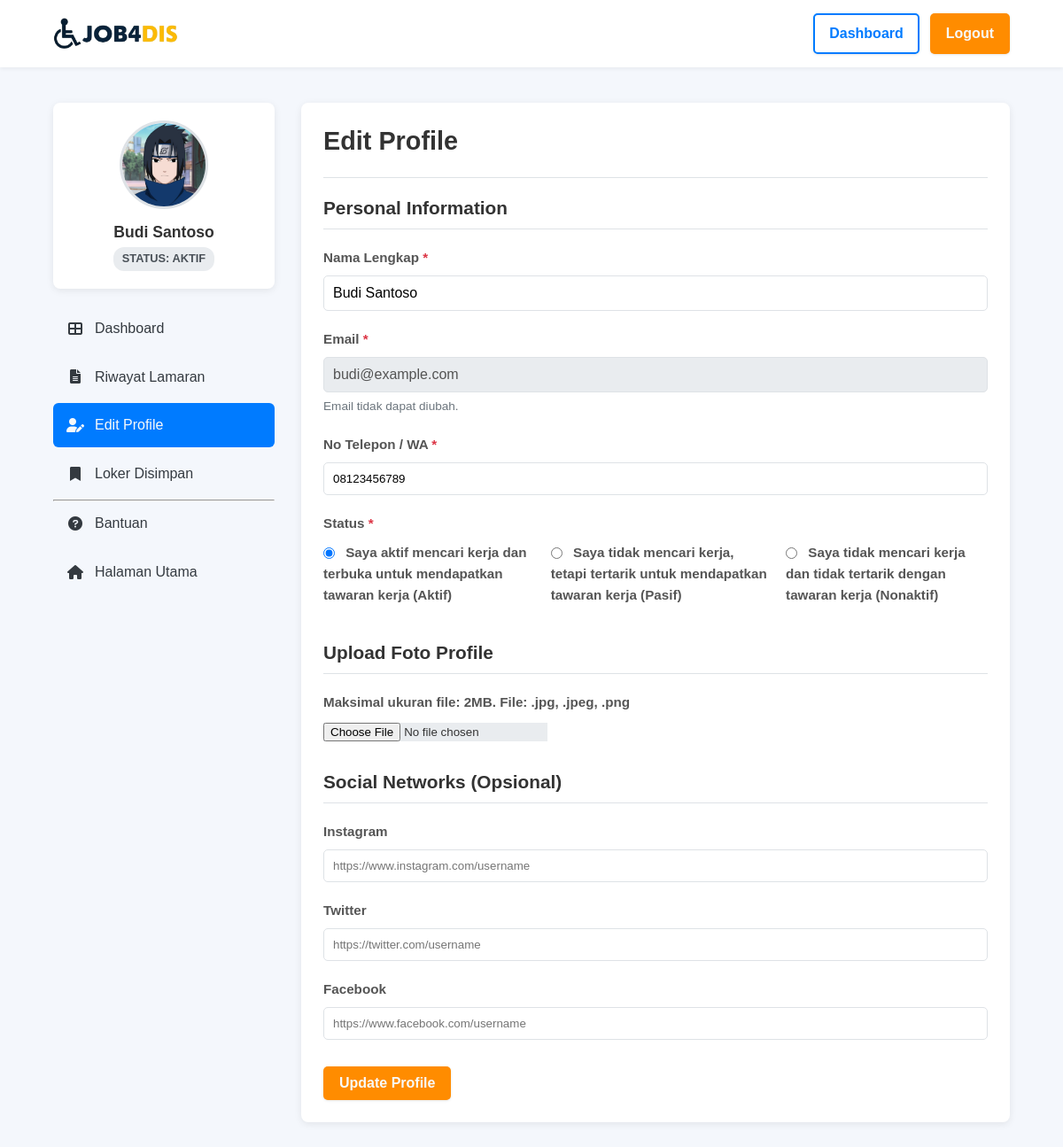
Screenshot of /edit_profile.php (signed in) with the database file from the repository.
### tables this page shows
CREATE TABLE IF NOT EXISTS `users` (
    `id` INT AUTO_INCREMENT PRIMARY KEY,
    `nama_lengkap` VARCHAR(255) NOT NULL,
    `jenis_kelamin` VARCHAR(20) NULL,
    `username` VARCHAR(100) NOT NULL UNIQUE,
    `email` VARCHAR(150) NOT NULL UNIQUE,
    `password_hash` VARCHAR(255) NOT NULL,
    `jenis_disabilitas` VARCHAR(100) NULL,
    `role` ENUM('seeker', 'company', 'admin') NOT NULL DEFAULT 'seeker',
    `phone_number` VARCHAR(50) NULL,
    `status` VARCHAR(50) DEFAULT 'aktif',
    `profile_picture_path` VARCHAR(255) NULL,
    `instagram_url` VARCHAR(255) NULL,
    `twitter_url` VARCHAR(255) NULL,
    `facebook_url` VARCHAR(255) NULL,
    `created_at` TIMESTAMP DEFAULT CURRENT_TIMESTAMP
);

### edit_profile.php (the view, shortened to what this page needs)
<?php
require_once 'db_connect.php';
$user_id = $_SESSION['user_id'];
$sql = "SELECT nama_lengkap, email, phone_number, status, profile_picture_path, instagram_url, twitter_url, facebook_url FROM users WHERE id = ?";
$stmt = mysqli_prepare($conn, $sql);
mysqli_stmt_bind_param($stmt, "i", $user_id);
mysqli_stmt_execute($stmt);
$result = mysqli_stmt_get_result($stmt);
$user_data = mysqli_fetch_assoc($result);
?>
<!DOCTYPE html>
<html lang="id">
<head>
    <link rel="stylesheet" href="css/style.css">
    <link rel="stylesheet" href="css/dashboard_style.css">
    <link rel="stylesheet" href="https://cdnjs.cloudflare.com/ajax/libs/font-awesome/6.0.0-beta3/css/all.min.css">
</head>
<body>
    <header class="dashboard-page-header">
        <div class="container header-content">
            <div class="logo">
                <a href="home_user.php"><img src="images/logo.png" alt="JOB4DIS Logo"></a>
            </div>
            <div class="header-actions">
                <a href="dashboard.php" class="btn btn-primary-outline">Dashboard</a>
                <a href="logout.php" class="btn btn-secondary">Logout</a>
            </div>
        </div>
    </header>
    <main class="dashboard-layout">
        <div class="container">
            <?php include 'dashboard_sidebar.php'; ?>
            <div class="dashboard-content">
                <h2>Edit Profile</h2>
                <hr>
                <form action="process_edit_profile.php" method="POST" enctype="multipart/form-data" class="profile-form">
                    <div class="form-section">
                        <h4>Personal Information</h4>
                        <div class="form-group">
                            <label for="nama_lengkap">Nama Lengkap <span class="required">*</span></label>
                            <input type="text" id="nama_lengkap" name="nama_lengkap" required value="<?php echo htmlspecialchars($user_data['nama_lengkap'] ?? ''); ?>">
                        </div>
                        <div class="form-group">
                            <label for="email">Email <span class="required">*</span></label>
                            <input type="email" id="email" name="email" readonly disabled value="<?php echo htmlspecialchars($user_data['email'] ?? ''); ?>">
                            <small>Email tidak dapat diubah.</small>
                        </div>
                        <div class="form-group">
                            <label for="phone_number">No Telepon / WA <span class="required">*</span></label>
                            <input type="tel" id="phone_number" name="phone_number" required value="<?php echo htmlspecialchars($user_data['phone_number'] ?? ''); ?>">
                        </div>
                        <div class="form-group">
                            <label>Status <span class="required">*</span></label>
                            <div class="radio-group">
                                <label><input type="radio" name="status" value="aktif" <?php echo (($user_data['status'] ?? 'aktif') == 'aktif') ? 'checked' : ''; ?>> Saya aktif mencari kerja dan terbuka untuk mendapatkan tawaran kerja (Aktif)</label>
                                <label><input type="radio" name="status" value="pasif" <?php echo (($user_data['status'] ?? '') == 'pasif') ? 'checked' : ''; ?>> Saya tidak mencari kerja, tetapi tertarik untuk mendapatkan tawaran kerja (Pasif)</label>
                                <label><input type="radio" name="status" value="nonaktif" <?php echo (($user_data['status'] ?? '') == 'nonaktif') ? 'checked' : ''; ?>> Saya tidak mencari kerja dan tidak tertarik dengan tawaran kerja (Nonaktif)</label>
                            </div>
                        </div>
                    </div>
                    <div class="form-section">
                        <h4>Upload Foto Profile</h4>
                        <div class="form-group">
                            <label for="profile_picture">Maksimal ukuran file: 2MB. File: .jpg, .jpeg, .png</label>
                            <input type="file" id="profile_picture" name="profile_picture" accept=".jpg, .jpeg, .png">
                        </div>
                    </div>
                    <div class="form-section">
                        <h4>Social Networks (Opsional)</h4>
                        <div class="form-group">
                            <label for="instagram_url">Instagram</label>
                            <input type="url" id="instagram_url" name="instagram_url" placeholder="https://www.instagram.com/username" value="<?php echo htmlspecialchars($user_data['instagram_url'] ?? ''); ?>">
                        </div>
                         <div class="form-group">
                            <label for="twitter_url">Twitter</label>
                            <input type="url" id="twitter_url" name="twitter_url" placeholder="https://twitter.com/username" value="<?php echo htmlspecialchars($user_data['twitter_url'] ?? ''); ?>">
                        </div>
                         <div class="form-group">
                            <label for="facebook_url">Facebook</label>
                            <input type="url" id="facebook_url" name="facebook_url" placeholder="https://www.facebook.com/username" value="<?php echo htmlspecialchars($user_data['facebook_url'] ?? ''); ?>">
                        </div>
                    </div>
                    <button type="submit" class="btn btn-secondary">Update Profile</button>
                </form>
            </div>
        </div>
    </main>
</body>
</html>

### css/style.css (style rules this page uses)
:root { --primary-color: #007bff; --secondary-color: #ff8c00; --text-color: #333333; --text-light: #f8f9fa; --background-light: #f4f7fc; --background-white: #ffffff; --border-color: #dee2e6; --success-color: #28a745; --error-color: #dc3545; --font-main: 'Arial', 'Helvetica Neue', Helvetica, sans-serif; --font-heading: 'Georgia', 'Times New Roman', Times, serif; }
* { box-sizing: border-box; margin: 0; padding: 0; }
body { font-family: var(--font-main); color: var(--text-color); background-color: var(--background-light); line-height: 1.6; font-size: 16px; }
.container { width: 90%; max-width: 1200px; margin: 0 auto; }
a { text-decoration: none; color: var(--primary-color); transition: color 0.2s ease-in-out; }
img { max-width: 100%; height: auto; display: block; }
h1, h2, h3, h4, h5, h6 { margin-bottom: 0.75em; line-height: 1.3; }
h2 { font-size: 2em; }
h4 { font-size: 1.25em; }
.btn { display: inline-block; padding: 10px 18px; border-radius: 5px; text-decoration: none; font-weight: bold; font-size: 1em; cursor: pointer; border: none; transition: background-color 0.2s ease, transform 0.1s ease, box-shadow 0.2s ease; text-align: center; box-shadow: 0 1px 3px rgba(0,0,0,0.1); }
.btn-secondary { background-color: var(--secondary-color); color: var(--text-light); }
header { background-color: var(--background-white); padding: 15px 0; box-shadow: 0 2px 4px rgba(0,0,0,0.05); position: sticky; top: 0; z-index: 1000; }
.header-content { display: flex; justify-content: flex-start; align-items: center; }
.logo img { height: 40px; width: auto; vertical-align: middle; }
.header-actions { display: flex; align-items: center; gap: 12px; margin-left: auto; }
.form-group { margin-bottom: 18px; }
.form-group label { display: block; margin-bottom: 6px; color: #555; font-weight: bold; font-size: 0.95em; }
.form-group input[type="text"], .form-group input[type="email"], .form-group input[type="password"] { width: 100%; padding: 12px 15px; border: 1px solid var(--border-color); border-radius: 5px; box-sizing: border-box; font-size: 1em; }
.radio-group { display: flex; gap: 20px; margin-top: 5px; }

### css/dashboard_style.css (style rules this page uses)
:root { --status-pending-bg: #fff3cd; --status-pending-text: #856404; --status-dilihat-bg: #d1ecf1; --status-dilihat-text: #0c5460; --status-approved-bg: #d4edda; --status-approved-text: #155724; --status-rejected-bg: #f8d7da; --status-rejected-text: #721c24; --status-aktif-bg: #d4edda; --status-aktif-text: #155724; }
body { display: flex; flex-direction: column; min-height: 100vh; }
main { flex-grow: 1; }
header.dashboard-page-header { position: static; box-shadow: 0 2px 4px rgba(0,0,0,0.05); }
header.dashboard-page-header .logo img { height: 40px; }
header.dashboard-page-header .header-content { justify-content: space-between; }
.btn-primary-outline { display: inline-block; padding: 8px 16px; border: 2px solid var(--primary-color); background-color: transparent; color: var(--primary-color); border-radius: 5px; font-weight: bold; text-align: center; transition: all 0.2s ease-in-out; }
.dashboard-layout { padding: 40px 0; }
.dashboard-layout .container { display: flex; gap: 30px; align-items: flex-start; }
.dashboard-content { flex: 1; background-color: var(--background-white); padding: 25px; border-radius: 8px; box-shadow: 0 2px 8px rgba(0,0,0,0.08); }
.dashboard-content h2 { margin-top: 0; font-size: 1.8em; }
.dashboard-content hr { border: none; border-top: 1px solid var(--border-color); margin: 20px 0; }
.profile-form .form-section { margin-bottom: 30px; }
.profile-form .form-section h4 { border-bottom: 1px solid var(--border-color); padding-bottom: 10px; margin-bottom: 20px; font-size: 1.3em; }
.profile-form .form-group { margin-bottom: 20px; }
.profile-form .form-group label { display: block; margin-bottom: 8px; font-weight: bold; }
.profile-form .form-group input[type="text"], .profile-form .form-group input[type="email"], .profile-form .form-group input[type="tel"], .profile-form .form-group input[type="url"] { width: 100%; padding: 10px; border: 1px solid var(--border-color); border-radius: 5px; }
.profile-form .form-group input:read-only { background-color: #e9ecef; cursor: not-allowed; }
.required { color: var(--error-color); }
.form-group small { font-size: 0.85em; color: #6c757d; margin-top: 5px; display: block; }
.radio-group label { display: block; margin-bottom: 10px; font-weight: normal; cursor: pointer; }
.radio-group input { margin-right: 8px; vertical-align: middle; }

### rows the page displays
users: nama_lengkap "Budi Santoso", email "budi@example.com", phone_number "08123456789", status "☑ Saya aktif mencari kerja dan t", status "☐ Saya tidak mencari kerja, teta", status "☐ Saya tidak mencari kerja dan t"

### other values shown
$_SESSION['nama_lengkap'] "Budi Santoso"
$_SESSION['user_status'] "AKTIF"
